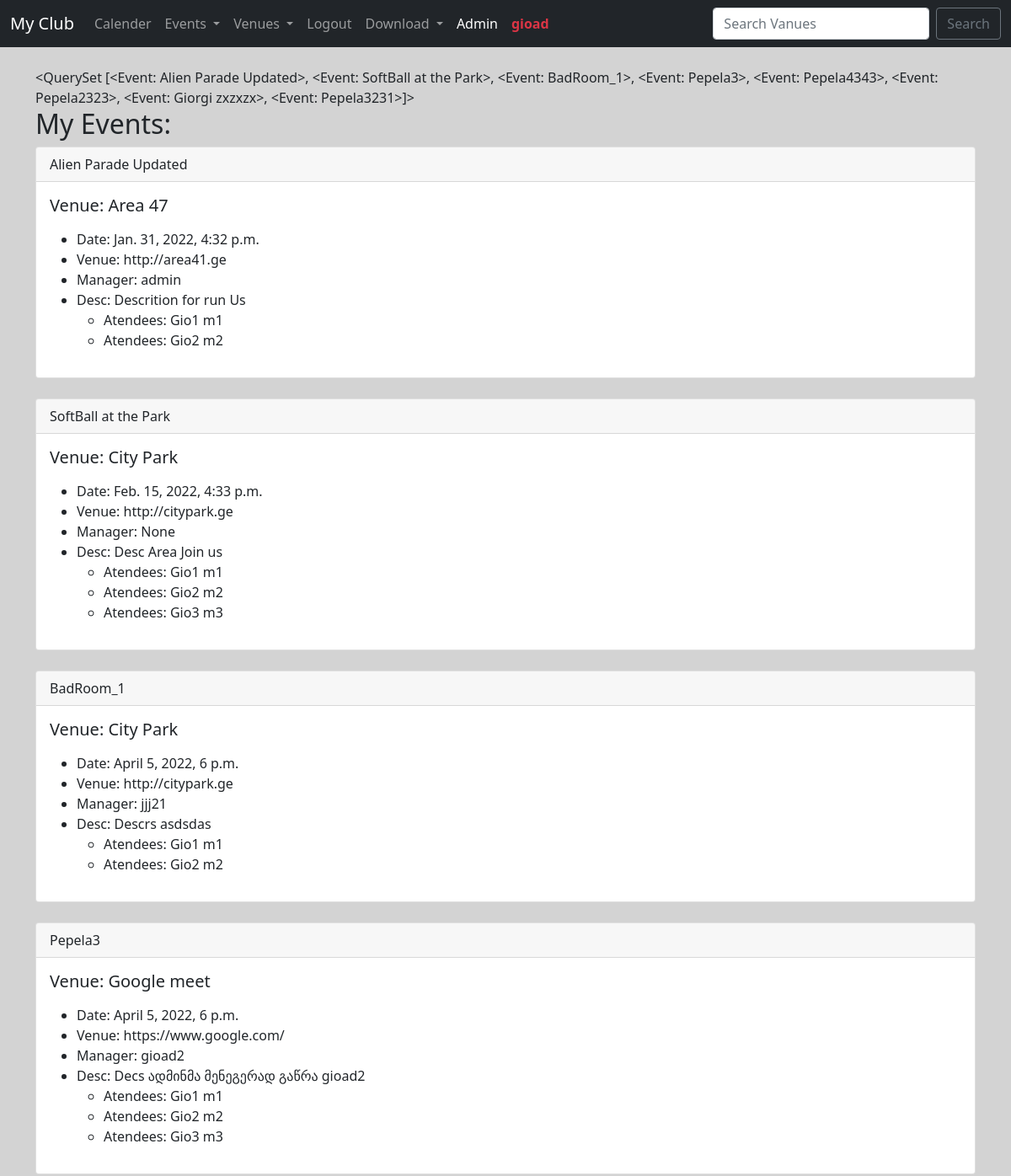
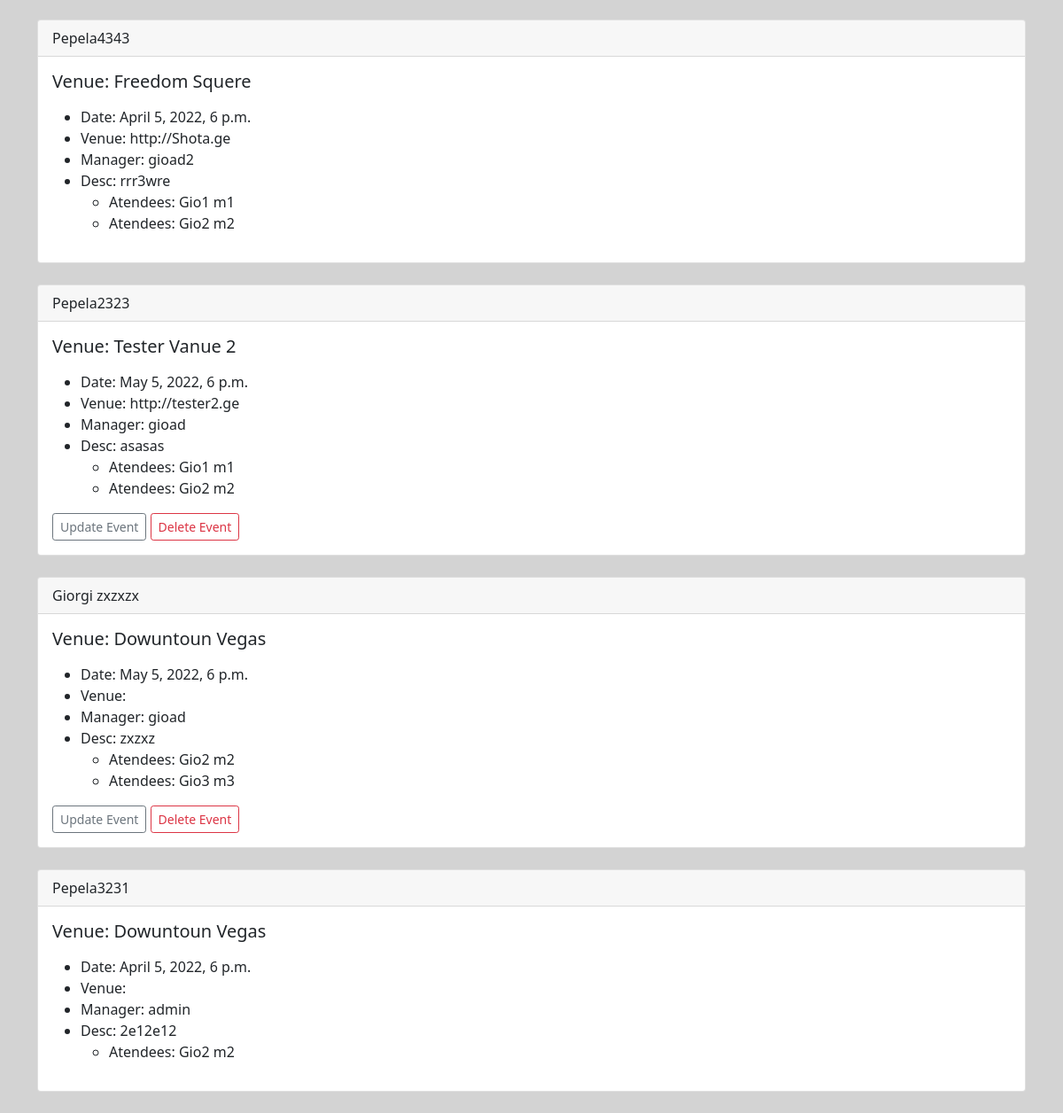
/my_events/ (signed in), run on the app's committed database (2 pictures, top to bottom).
### events/models.py (models this page shows)
class Event(models.Model):
    name =      models.CharField('Event Name', max_length=120)
    event_date = models.DateTimeField()
    venue  =    models.ForeignKey(Venue, blank=True, null=True, on_delete=models.CASCADE)
    manager =   models.ForeignKey(User, blank=True, null=True, on_delete=models.SET_NULL)
    description = models.TextField(blank=True, null=True)
    attendees = models.ManyToManyField(MyClubUser, blank=True)
    def __str__(self) -> str:
        return self.name

class Venue(models.Model):
    name =      models.CharField('Venue Name', max_length=120)
    address =   models.CharField(max_length=220)
    zip_code =  models.CharField('Zip Code', max_length=15)
    phone =     models.CharField('Contact Phone', max_length=120, blank=True)
    web =       models.URLField('Website Address', blank=True)
    email_address = models.EmailField('Email Address', blank=True)
    owner = models.IntegerField("Venue Owner", blank=False, default=1)
    venue_image = models.ImageField(null=True, blank=True, upload_to='images/')
    def __str__(self) -> str:
        return self.name

class MyClubUser(models.Model):
    first_name =    models.CharField(max_length=244)
    last_name =    models.CharField(max_length=244)
    Email =    models.EmailField('User Email')
    def __str__(self) -> str:
        return self.first_name + ' ' + self.last_name

### events/views.py (the view)
# urls.py: path('my_events/', views.my_events, name='my_events'),
def my_events(request):
    if request.user.is_authenticated:
        print('----')
        me = request.user.id # აქ დამსწარეების აიდის უნდა იღებდეს და შეცდომით უსერის აიდის იღებს. სხვა გზა არ აქვს
        events = Event.objects.filter(attendees=me)
        return render(request, 'events/my_events.html', {'events':events})
    else:
        messages.success(request, ('You have not permishen View this Page!'))
        return redirect('home')

### events/templates/events/my_events.html
{% extends 'events/base.html' %}
{% block content %}
{{ events }}
<h2> My Events: </h2>
{% for item in events %}
<div class="card">
    <div class="card-header">
        {{ item }}
    </div>
    <div class="card-body">
        <h5 class="card-title">Venue: {{ item.venue }}</h5>
        <p class="card-text">
        <ul>
            <li>Date: {{ item.event_date }}</li>
            <li>Venue: {{ item.venue.web }}</li>
            <li>Manager: {{ item.manager }}</li>
            <li>Desc: {{ item.description }}</li>
            <ul>
                {% for user in item.attendees.all %}
                <li>Atendees: {{ user }}</li>
                {% endfor %}
            </ul>
        </ul>
        </p>
        {% if user.is_authenticated %}
        {% if user == item.manager %}
        <a href="{% url 'event_update' item.id %}" class="btn btn-outline-secondary btn-sm">Update Event</a>
        <a href="{% url 'event_delete' item.id %}" class="btn btn-outline-danger btn-sm">Delete Event</a>
        {% endif %}
        {% endif %}
    </div>
</div>
<br>
{% endfor %}
{% endblock %}

### events/templates/events/navbar.html (shortened to what this page needs)
<nav class="navbar navbar-expand-lg navbar-dark bg-dark">
  <div class="container-fluid">
    <a class="navbar-brand" href="{% url 'home' %}">My Club</a>
  <div class="collapse navbar-collapse" id="navbarSupportedContent">
    <ul class="navbar-nav me-auto mb-2 mb-lg-0">
        <li class="nav-item">
          <a class="nav-link" href="{% url 'home' '2022' 'March' %}">Calender</a>
        </li>
        <li class="nav-item dropdown">
          <a class="nav-link dropdown-toggle" href="#" id="navbarDropdown" role="button" data-bs-toggle="dropdown"
            aria-expanded="false">
            Events
          </a>
        </li>
        <li class="nav-item dropdown">
          <a class="nav-link dropdown-toggle" href="#" id="navbarDropdown" role="button" data-bs-toggle="dropdown"
            aria-expanded="false">
            Venues
          </a>
        </li>
        {% if user.is_authenticated %}
        <li class="nav-item">
          <a class="nav-link" href="{% url 'logout' %}">Logout</a>
        </li>
        {% endif %}
        <li class="nav-item dropdown">
          <a class="nav-link dropdown-toggle" href="#" id="navbarDropdown" role="button" data-bs-toggle="dropdown"
            aria-expanded="false">
            Download
          </a>
        </li>
        <li class="nav-item">
          <a class="nav-link active" aria-current="page" href="{% url 'admin:index' %}">Admin</a>
        </li>
        <li class="nav-item">
          <a class="nav-link active text-danger" aria-current="page" href="">
            <strong>
              {{ user }}
            </strong>
          </a>
        </li>
      </ul>
      <form class="d-flex" method="POST" action="{% url 'search_venue' %}">
        <input class="form-control me-2" type="search" placeholder="Search Vanues" aria-label="Search" name="q">
        <button class="btn btn-outline-secondary" type="submit">Search</button>
      </form>
    </div>
  </div>
</nav>

### events/templates/events/base.html (style rules this page uses)
body { background: lightgrey; }

### data on the page
Event: name.name "<QuerySet [<Event: Alien Parade Updated>, <Event: SoftBall at the Park>, <Event: BadRoom_1>, <Event: Pepela3>, <Event: Pepela4343>, <Event: Pepela2323>, <Event: Giorgi zxzxzx>, <Event: Pepela3231>]>", name "Alien Parade Updated", venue "Area 47", event_date "Jan. 31, 2022, 4:32 p.m.", venue.web "http://area41.ge", manager "admin", description "Descrition for run Us"
MyClubUser: first_name+last_name "Gio1 m1"
MyClubUser: first_name+last_name "Gio2 m2"
Event: name "SoftBall at the Park", venue "City Park", event_date "Feb. 15, 2022, 4:33 p.m.", venue.web "http://citypark.ge", manager "None", description "Desc Area Join us"
MyClubUser: first_name+last_name "Gio3 m3"
Event: name "BadRoom_1", venue "City Park", event_date "April 5, 2022, 6 p.m.", venue.web "http://citypark.ge", manager "jjj21", description "Descrs asdsdas"
Event: name "Pepela3", venue "Google meet", event_date "April 5, 2022, 6 p.m.", venue.web "https://www.google.com/", manager "gioad2", description "Decs ადმინმა მენეგერად გაწრა gioad2"
Event: name "Pepela4343", venue "Freedom Squere", event_date "April 5, 2022, 6 p.m.", venue.web "http://Shota.ge", manager "gioad2", description "rrr3wre"
Event: name "Pepela2323", venue "Tester Vanue 2", event_date "May 5, 2022, 6 p.m.", venue.web "http://tester2.ge", manager "gioad", description "asasas", shows "Update Event"
Event: name "Giorgi zxzxzx", venue "Dowuntoun Vegas", event_date "May 5, 2022, 6 p.m.", manager "gioad", description "zxzxz", shows "Update Event"
Event: name "Pepela3231", venue "Dowuntoun Vegas", event_date "April 5, 2022, 6 p.m.", manager "admin", description "2e12e12"

### other printed values
{{ user }} "gioad"
